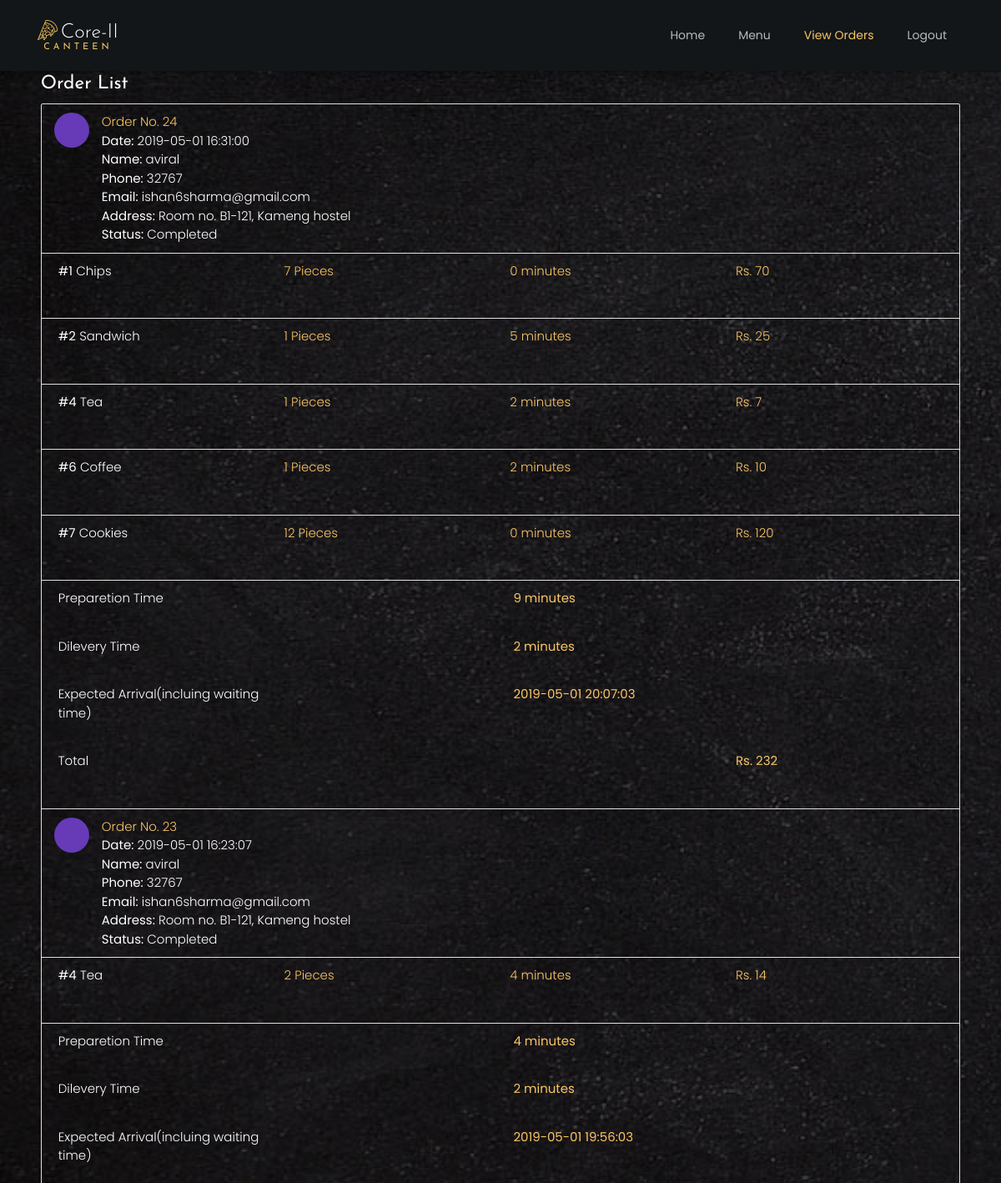
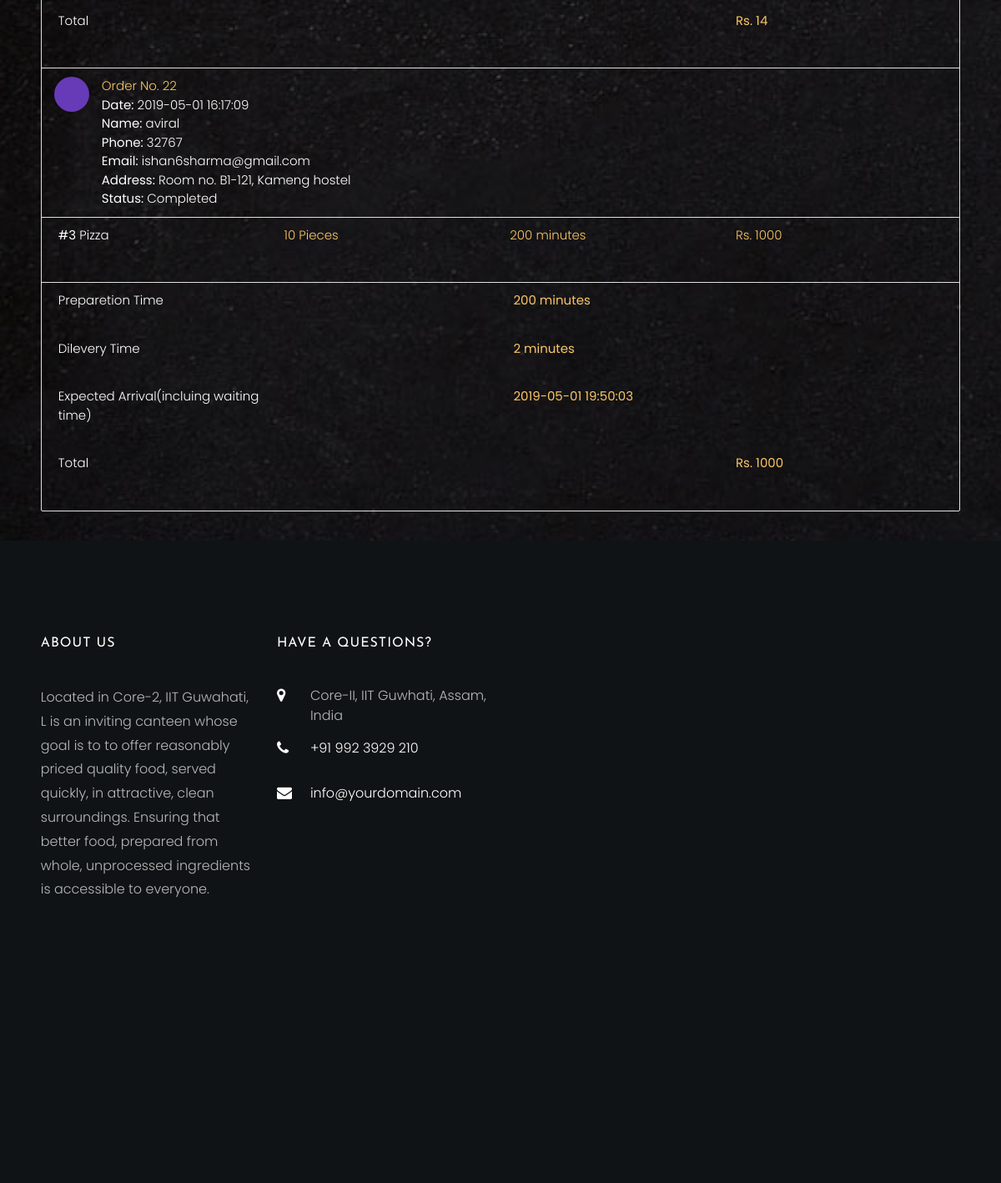
The page /users/orders.php (signed in) on the database its author committed (2 pictures, top to bottom).
### tables this page shows
CREATE TABLE `orders` (
  `order_id` int(11) NOT NULL,
  `customer_id` int(11) NOT NULL,
  `address` longtext NOT NULL,
  `total` int(11) NOT NULL,
  `date` datetime NOT NULL DEFAULT CURRENT_TIMESTAMP,
  `duration` int(11) NOT NULL,
  `end_time` datetime DEFAULT NULL
);

CREATE TABLE `users` (
  `user_id` int(11) NOT NULL,
  `name` mediumtext NOT NULL,
  `email` mediumtext NOT NULL,
  `phone` smallint(6) NOT NULL,
  `address` mediumtext NOT NULL,
  `username` varchar(255) NOT NULL,
  `password` longtext NOT NULL
);

CREATE TABLE `order_details` (
  `id` int(11) NOT NULL,
  `order_id` int(11) NOT NULL,
  `item_id` int(11) NOT NULL,
  `quantity` int(11) NOT NULL,
  `price` int(11) NOT NULL,
  `duration` int(11) DEFAULT NULL
);

CREATE TABLE `items` (
  `item_id` int(11) NOT NULL,
  `name` mediumtext NOT NULL,
  `price` int(11) NOT NULL,
  `time` int(11) NOT NULL,
  `quantity` int(11) NOT NULL,
  `image` longblob NOT NULL,
  `info` longtext
);

### users/orders.php (the view, shortened to what this page needs)
<?php
  include '../includes/database.php';
  if (isset($_SESSION['user_id'])) {
    $user_id = $_SESSION['user_id'];
  }
  else{
    header("Location: ../login/login.php");
    exit();
  }
?>
<!DOCTYPE html>
<html lang="en">
<head>   <title>Order List</title>
  <link href="css/materialize.min.css?version=51" type="text/css" rel="stylesheet" media="screen,projection">
  <link href="css/custom/custom.min.css" type="text/css" rel="stylesheet" media="screen,projection">
  <link href="js/plugins/perfect-scrollbar/perfect-scrollbar.css" type="text/css" rel="stylesheet" media="screen,projection">
    <link rel="stylesheet" href="css/open-iconic-bootstrap.min.css">
    <link rel="stylesheet" href="css/animate.css">
    <link rel="stylesheet" href="css/owl.carousel.min.css">
    <link rel="stylesheet" href="css/owl.theme.default.min.css">
    <link rel="stylesheet" href="css/magnific-popup.css">
    <link rel="stylesheet" href="css/aos.css">
    <link rel="stylesheet" href="css/ionicons.min.css">
    <link rel="stylesheet" href="css/bootstrap-datepicker.css">
    <link rel="stylesheet" href="css/jquery.timepicker.css">
    <link rel="stylesheet" href="css/flaticon.css">
    <link rel="stylesheet" href="css/icomoon.css">
    <link rel="stylesheet" href="css/style.css">
</head>
<body>
  <nav class="navbar navbar-expand-lg navbar-dark ftco_navbar bg-dark ftco-navbar-light" id="ftco-navbar">
        <div class="container">
          <a class="navbar-brand" href="home.php"><span class="flaticon-pizza-1 mr-1"></span>Core-II<br><small>Canteen</small></a>
          <div class="collapse navbar-collapse" id="ftco-nav">
            <ul class="navbar-nav ml-auto">
              <li class="nav-item"><a href="home.php" class="nav-link">Home</a></li>
            <li class="nav-item"><a href="menu.php" class="nav-link">Menu</a></li>
            <li class="nav-item active"><a href="orders.php" class="nav-link">View Orders</a></li>
            <li class="nav-item"><a href="../includes/logout.php" class="nav-link">Logout</a></li>
            </ul>
          </div>
          </div>
      </nav>
      <section id="content">
        <div class="container">
			<div id="work-collections" class="seaction">
					<?php
					$sql = mysqli_query($conn, "SELECT * FROM orders WHERE customer_id = $user_id ORDER BY date DESC;");
					echo '              <div class="row">
                <div class="col-md-12">
                    <h4 class="header">Order List</h4>
                    <ul id="issues-collection" class="collection">';
					while($row = mysqli_fetch_array($sql))
					{
                  $current_date = date('Y-m-d H:i:s', time());
                  $order_date =  $row['date'];
                  $diff = abs(strtotime($current_date) - strtotime($order_date));
            $sql_customer = mysqli_query($conn, "SELECT * FROM users WHERE user_id= '$user_id'");
            while($customer = mysqli_fetch_array($sql_customer)){
              $customer_name = $customer['name'];
              $customer_email = $customer['email'];
              $customer_phone = $customer['phone'];
            }
            echo '<li class="collection-item avatar">
                              <i class="mdi-content-content-paste deep-purple circle"></i>
                              <span class="collection-header">Order No. '.$row['order_id'].'</span>
                              <p><strong>Date:</strong> '.$row['date'].'</p>
                              <p><strong>Name:</strong> '.$customer_name.'</p>
                              <p><strong>Phone:</strong> '.$customer_phone.'</p>
                              <p><strong>Email:</strong> '.$customer_email.'</p>
                   						<p><strong>Address: </strong>'.$row['address'].'</p>';
                               if($diff <= $row['duration']*60){
                                echo '<p><strong>Status: </strong> Not Completed </p>';
                              }
                              else{
                                echo '<p><strong>Status: </strong> Completed </p>';
                              }
							 echo '<a href="#" class="secondary-content"><i class="mdi-action-grade"></i></a>
                              </li>';
						$order_id = $row['order_id'];
						$sql1 = mysqli_query($conn, "SELECT * FROM order_details WHERE order_id = $order_id;");
						while($row1 = mysqli_fetch_array($sql1))
						{
							$item_id = $row1['item_id'];
							$sql2 = mysqli_query($conn, "SELECT * FROM items WHERE item_id = $item_id;");
							while($row2 = mysqli_fetch_array($sql2)){
								$item_name = $row2['name'];
							}
							echo '<li class="collection-item">
                            <div class="row">
                            <div class="col s5">
                            <p class="collections-title"><strong>#'.$row1['item_id'].'</strong> '.$item_name.'</p>
                            </div>
                            <div class="col s2">
                            <span>'.$row1['quantity'].' Pieces</span>
                            </div>
                            <div class="col s3">
                            <span>'.$row1['duration'].' minutes</span>
                            </div>
                            <div class="col s2">
                            <span>Rs. '.$row1['price'].'</span>
                            </div>
                            </div>
                            </li>';
						}
								echo'<li class="collection-item">
                                        <div class="row">
                                            <div class="col s6">
                                                <p class="collections-title">Preparetion Time</p>
                                            </div>
                                            <div class="col s2">
                      <span> </span>
                                            </div>
                                            <div class="col s2">
                      <span> <strong>'.$row['duration'].' minutes</strong></span>
                                            </div>
                                            <div class="col s2">
                                            </div>
                                            </div>
                                             <div class="row">
                                            <div class="col s6">
                                                <p class="collections-title">Dilevery Time</p>
                                            </div>
                                            <div class="col s2">
                      <span> </span>
                                            </div>
                                            <div class="col s2">
                      <span> <strong>2 minutes</strong></span>
                                            </div>
                                            <div class="col s2">
                                            </div>
                                            </div>
                                             <div class="row">
                                            <div class="col s6">
                                                <p class="collections-title">Expected Arrival(incluing waiting time)</p>
                                            </div>
                                            <div class="col s2">
                      <span> </span>
                                            </div>
                                            <div class="col s2">
                      <span> <strong>'.$row['end_time'].'</strong></span>
                                            </div>
                                            <div class="col s2">
                                            </div>
                                            </div>
                                        <div class="row">
                                            <div class="col s6">
                                                <p class="collections-title"> Total</p>
                                            </div>
                                            <div class="col s2">
											<span> </span>
                                            </div>
                                            <div class="col s2">
                      <span> </span>
                                            </div>
                                            <div class="col s2">
                                                <span><strong>Rs. '.$row['total'].'</strong></span>
                                            </div>
                                            </div>
                    </li>';
					}
					?>
					 </ul>
                </div>
              </div>
            </div>
        </div>
      </section>
<?php include('footer.php'); ?>
</body>
</html>

### users/footer.php (shortened to what this page needs)
<footer class="ftco-footer ftco-section img">
  <div class="container">
    <div class="row mb-5">
      <div class="col-lg-3 col-md-6 mb-5 mb-md-5">
        <div class="ftco-footer-widget mb-4">
          <h2 class="ftco-heading-2">About Us</h2>
          <p>Located in Core-2, IIT Guwahati, L is an inviting canteen whose goal is to
           to offer reasonably priced quality food, served quickly, in attractive, clean surroundings.
         Ensuring that better food, prepared from whole, unprocessed ingredients is accessible to everyone. </p>
          <ul class="ftco-footer-social list-unstyled float-md-left float-lft mt-5">
          </ul>
        </div>
      </div>
      <div class="col-lg-3 col-md-6 mb-5 mb-md-5">
        <div class="ftco-footer-widget mb-4">
          <h2 class="ftco-heading-2">Have a Questions?</h2>
          <div class="block-23 mb-3">
            <ul>
              <li><span class="icon icon-map-marker"></span><span class="text">Core-II, IIT Guwhati, Assam, India</span></li>
              <li><a href="#"><span class="icon icon-phone"></span><span class="text">+91 992 3929 210</span></a></li>
              <li><a href="#"><span class="icon icon-envelope"></span><span class="text">info@yourdomain.com</span></a></li>
            </ul>
          </div>
        </div>
      </div>
    </div>
  </div>
</footer>

### users/css/icomoon.css (style rules this page uses)
[class^="icon-"], [class*=" icon-"] { font-family: 'icomoon' !important; speak: none; font-style: normal; font-weight: normal; font-variant: normal; text-transform: none; line-height: 1; -webkit-font-smoothing: antialiased; -moz-osx-font-smoothing: grayscale; }
.icon-map-marker:before { content: "\f041"; }
.icon-phone:before { content: "\f095"; }
.icon-envelope:before { content: "\f0e0"; }

### rows shown on the page
orders: order_id "24", date "2019-05-01 16:31:00", users.name "aviral", users.phone "32767", users.email "ishan6sharma@gmail.com", address "Room no. B1-121, Kameng hostel", shows "Status:", duration "9", end_time "2019-05-01 20:07:03", total "232"
order_details: item "1", item.name "Chips", quantity "7", duration "0", price "70"
order_details: item "2", item.name "Sandwich", quantity "1", duration "5", price "25"
order_details: item "4", item.name "Tea", quantity "1", duration "2", price "7"
order_details: item "6", item.name "Coffee", quantity "1", duration "2", price "10"
order_details: item "7", item.name "Cookies", quantity "12", duration "0", price "120"
orders: order_id "23", date "2019-05-01 16:23:07", users.name "aviral", users.phone "32767", users.email "ishan6sharma@gmail.com", address "Room no. B1-121, Kameng hostel", shows "Status:", duration "4", end_time "2019-05-01 19:56:03", total "14"
order_details: item "4", item.name "Tea", quantity "2", duration "4", price "14"
orders: order_id "22", date "2019-05-01 16:17:09", users.name "aviral", users.phone "32767", users.email "ishan6sharma@gmail.com", address "Room no. B1-121, Kameng hostel", shows "Status:", duration "200", end_time "2019-05-01 19:50:03", total "1000"
order_details: item "3", item.name "Pizza", quantity "10", duration "200", price "1000"
